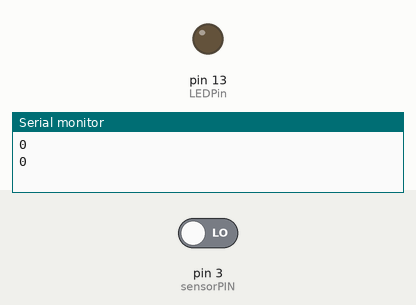
Simulated run of this program. Board: Arduino Mega 2560, built with avr-gcc and run on an emulated ATmega2560. On the bench: output pins drawn as LEDs (lit = HIGH), the last lines printed to the serial monitor. Dashed ring = blinking. Inputs (shaded band) come from the test bench; at power-on: pin 3 (sensorPIN) LOW.

Above: at 1.2 s.
1.3 s: pin 3 (sensorPIN) driven HIGH
At 1.5 s:
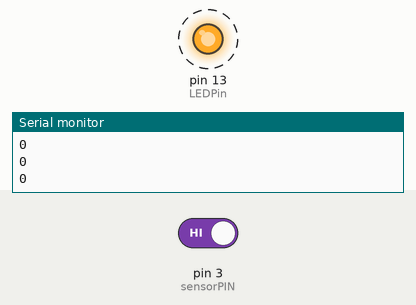
4.3 s: pin 3 (sensorPIN) driven LOW
At 4.3 s:
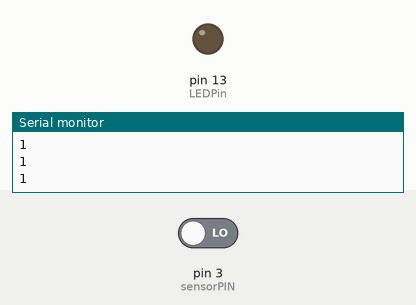
Timing chart, 0 to 7.3 s (numbered marks = the images above; inputs shaded):
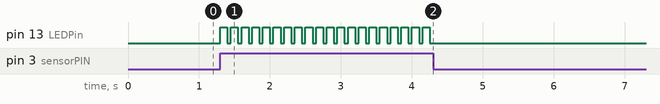

The program:

main.cpp
```cpp
/**
 * Emite señales de microondas, tanto por delante (más fuerte) como por detrás. Atraviesa paredes,
 * hasta 1m de distancia.
*/
#include <Arduino.h>

const int LEDPin = 13;
const int sensorPIN = 3;
const int interval = 400;
// const int minSoundDetect = 300;  // es el mínimo de sonido para detectar y avisar

void setup() {
    Serial.begin(9600);
    pinMode(LEDPin, OUTPUT);
    pinMode(sensorPIN, INPUT);
}

void loop() {
    unsigned long startMillis = millis();

    unsigned int value;
    while (millis() - startMillis < interval) {
        value = digitalRead(sensorPIN);
        if (value == HIGH) {
            digitalWrite(LEDPin, HIGH);
            delay(100);
            digitalWrite(LEDPin, LOW);
            delay(50);
        } else {
            digitalWrite(LEDPin, LOW);
        }
    }

    Serial.println(value);
}
```

Measured:
- after the input at 1.3 s, pin 13 (LEDPin): alternates HIGH for 0.10 s and LOW for 0.05 s, starting at once
- after the input at 4.3 s, pin 13 (LEDPin): stops changing and stays LOW
